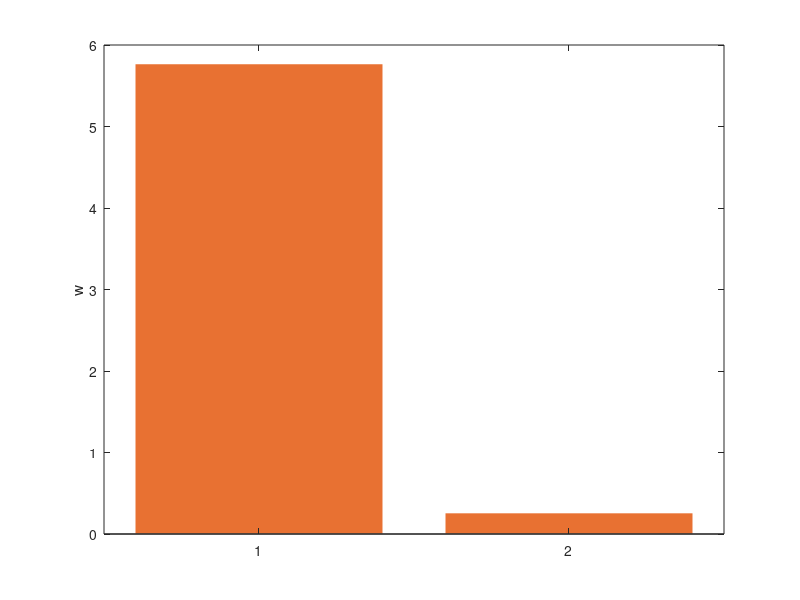

Reproduce this figure in MATLAB. (Note: this script raises an error after producing the figure.)
% Mathematical model for amino acid composition optimization
% ------------ Basic setting of the model --------------- %
% Two amino acids, x and y, are combined into a protein P with abundance A
% ax + (1-a)y -> P
% The amino acid x increases the chance of protein LLPS, therefore
% increasing the functional payoff by dp(a) for one unit of protein
% p(a) was estimated based on protein LLPS database: p(a) =
% 1/(1+exp(6.3-10.6a))
% Cost of x is w, cost of y is 1
% w is a species-specific LLPS cost ratio
% Total budget (w*a+(1-a)*A cannot exceed 1
% The functional payoff function P_func(a,A)=(1+dp(a))A
% Information capacity term P_info(a)=-alog2(a/7)-(1-a)log2((1-a)/13)
% Overall payoff to be optimized: P(a,A) = P_func(a,A)+beta*P_info(a)

%% Plot w for H.sapiens (human) and S.cerevisiae (yeast)
w_human = 5.77;
w_yeast = 0.26;

figure;
bar([1 2],[w_human w_yeast],'FaceColor',[233 113 50]/256,'EdgeColor',[1 1 1]);
ylabel("w");
xticklabels(["H. sapiens" "S. cerevisiae"]);xtickangle(45);
title("LLPS cost ratio (w)");
hold on;
plot([0 3],[1 1],':','Color',[0.5 0.5 0.5]);
xlim([0.2 2.8]);

%% Read and visualize real proteomics data
a_data_table = readtable(fullfile("data", "Ratio of IDR-associated AAs.xlsx"));
a_data_human = a_data_table{ismember(a_data_table.group,'Homo sapiens'),"value"};
a_data_yeast = a_data_table{ismember(a_data_table.group,'Saccharomyces cerevisiae'),"value"};
figure;
subplot(2,1,1);
histogram(a_data_human,0.2:0.01:0.7, ...
    'FaceColor',[233 113 50]/256,'EdgeColor',[1 1 1]);
xlim([0.2 0.7]);title("Distribution of a, H. sapiens",'FontWeight','Normal');
xlabel("a");ylabel("#Proteins");
ax = gca;
ax.LineWidth = 1;
subplot(2,1,2);
histogram(a_data_yeast,0.2:0.01:0.7, ...
    'FaceColor',[233 113 50]/256,'EdgeColor',[1 1 1]);
xlim([0.2 0.7]);title("Distribution of a, S. cerevisiae",'FontWeight','Normal');
xlabel("a");ylabel("#Proteins");
ax = gca;
ax.LineWidth = 1;

%% Plot optimal a against beta and estimate beta from the median of yeast data
d_noLLPS = 0;
beta_vec = 0:0.01:10;
a_opt_human = beta_vec;
a_opt_yeast = beta_vec;
options = optimoptions('fmincon','display','none');
for i = 1:length(beta_vec)
    beta = beta_vec(i);
    a_opt_human(i) = fmincon(@(a)-payoff_overall(a,d_noLLPS,w_human,beta), ...
        0.5,[],[],[],[],0,1,[],options);
    a_opt_yeast(i) = fmincon(@(a)-payoff_overall(a,d_noLLPS,w_yeast,beta), ...
        0.5,[],[],[],[],0,1,[],options);
end
a_yeast_median = median(a_data_yeast);
beta_estimate = inv_linear_interpolation(beta_vec,a_opt_yeast,a_yeast_median);

figure;
subplot(1,2,1);
plot(beta_vec,a_opt_human,'LineWidth',3);
xlabel("\beta");ylabel("Optimal a under d=0");
title("H. sapiens",'FontWeight','Normal');
ax = gca;
ax.LineWidth = 1;
subplot(1,2,2);
plot(beta_vec,a_opt_yeast,'LineWidth',3);
xlabel("\beta");ylabel("Optimal a under d=0");
title("S. cerevisiae",'FontWeight','Normal');
hold on; scatter(beta_estimate,median(a_data_yeast),'Marker','hexagram');
ax = gca;
ax.LineWidth = 1;

%% Plot payoff function against parameter values
% Define range of parameter d and variable a
d = 0:1:3;
a = 0.001:0.001:0.999;
% Define the colormap
colors_spectrum = [0.84	0.10	0.11;
                    0.99	0.68	0.38;
                    0.67	0.87	0.64;
                    0.17	0.51	0.73];
figure;
subplot(2,2,1);
hold on;
for i = 1:length(d)
    f = payoff_overall(a,d(i),w_human,beta_estimate);
    plot(a,f,'Color',colors_spectrum(i,:),'LineWidth',3);
end
box on;
legend(["d=0","d=1","d=2","d=3"]);legend boxoff;
title("P_{max}(a), H. sapiens",'FontWeight','Normal');
xlabel("a");
ylabel("P_{max}(a)");
ax = gca;
ax.LineWidth = 1;

subplot(2,2,2);
hold on;
for i = 1:length(d)
    f = payoff_overall(a,d(i),w_yeast,beta_estimate);
    plot(a,f,'Color',colors_spectrum(i,:),'LineWidth',3);
end
box on;
legend(["d=0","d=1","d=2","d=3"]);legend boxoff;
title("P_{max}(a), S. cerevisiae",'FontWeight','Normal');
xlabel("a");
ylabel("P_{max}(a)");
ax = gca;
ax.LineWidth = 1;

subplot(2,2,3);
h = shannon_entropy20(a);
plot(a,h,'LineWidth',3);
title("Information capacity",'FontWeight','Normal');
xlabel("a");
ylabel("P_{info}(a)");
ax = gca;
ax.LineWidth = 1;

subplot(2,2,4);
A_human = optimal_abundance(a,w_human);
A_yeast = optimal_abundance(a,w_yeast);
plot(a,A_human,'LineWidth',3);
hold on;
plot(a,A_yeast,'LineWidth',3);
legend(["H. sapiens","S. cerevisiae"]);legend boxoff;
title("Maximal protein abundance",'FontWeight','Normal');
xlabel("a");
ylabel("A_{max}(a)");
ax = gca;
ax.LineWidth = 1;

%% Plot optimal a against d for human and yeast
d_vec = 0:0.01:30;
a_opt_human_varying_d = d_vec;
a_opt_yeast_varying_d = d_vec;
options = optimoptions('fmincon','display','none');
for i = 1:length(d_vec)
    a_opt_human_varying_d(i) = fmincon(@(a)-payoff_overall(a,d_vec(i),w_human, ...
        beta_estimate),0.5,[],[],[],[],0,1,[],options);
    a_opt_yeast_varying_d(i) = fmincon(@(a)-payoff_overall(a,d_vec(i),w_yeast, ...
        beta_estimate),0.5,[],[],[],[],0,1,[],options);
end
figure;
plot(d_vec,a_opt_human_varying_d,'LineWidth',3);
hold on;
plot(d_vec,a_opt_yeast_varying_d,'LineWidth',3);
xlabel("d");ylabel("a_{opt}");
title("Optimal a under varying d, human",'FontWeight','Normal');
ax = gca;
ax.LineWidth = 1;
legend(["H. sapiens","S. cerevisiae"]);legend boxoff;

%% Estimate d for each human protein
d_human = a_data_human;
for i = 1:length(d_human)
    d_human(i) = inv_linear_interpolation(d_vec, a_opt_human_varying_d, a_data_human(i));
end
figure;
histogram(d_human,50,'FaceColor',[233 113 50]/256,'EdgeColor',[1 1 1]);
xlabel("d");
ylabel("#Proteins");
title("Infered d for human proteins",'FontWeight','Normal');
ax = gca;
ax.LineWidth = 1;

%% Compute a under yeast w and human d
d_human_feasible = d_human(~isnan(d_human));
a_yeast_w_human_d = d_human_feasible;
for i = 1:length(a_yeast_w_human_d)
    a_yeast_w_human_d(i) = fmincon(@(a)-payoff_overall(a,d_human_feasible(i), ...
        w_yeast, beta_estimate),0.5,[],[],[],[],0,1,[],options);
end

figure;
histogram(a_yeast_w_human_d,50);
title("Optimal a under yeast w and human d",'FontWeight','Normal');
xlabel("a");
ylabel("#Proteins");
ax = gca;
ax.LineWidth = 1;

figure;
scatter(a_data_human(~isnan(d_human)),a_yeast_w_human_d,'Marker','*');
title("Optimal a under w of H. sapiens vs S. cerevisiae",'FontWeight','Normal');
xlabel("a, H.sapiens");
ylabel("a_{opt}, w of S. cerevisiae");
ax = gca;
ax.LineWidth = 1;
box on;

%% Definition of built-in functions
function f = payoff_func(a,d,w)
%Functional payoff function
f = (1 + d./(1 + exp(6.3 - 10.6*a)))./(1 + (w-1)*a);
end

function f = payoff_overall(a,d,w,beta)
%Overall payoff function
f = payoff_func(a,d,w) + beta*shannon_entropy20(a);
end

function h = shannon_entropy20(a)
%Information capacity term
h = -a.*log2(a/7) - (1-a).*log2((1-a)/13);
end

function A = optimal_abundance(a,w)
%Optimal abundance A under given a and w
A = 1./(w*a + 1-a);
end

function x0 = inv_linear_interpolation(xdata,ydata,y0)
% For a set of points (xdata,ydata) forming a curve and a known value y0,
% estimate a value x0 corresponding to y0 that falls on the curve
% The curve needs to be monotonic
delta_y = ydata - y0;
if min(delta_y) > 0
    x0 = NaN;
elseif max(delta_y) < 0
    x0 = NaN;
else
    deltay_sign_change_indicator = delta_y(1:end-1).*delta_y(2:end);
    idx_deltay_sign_change = find(deltay_sign_change_indicator < 0);
    xl = xdata(idx_deltay_sign_change);
    xr = xdata(idx_deltay_sign_change + 1);
    yl = ydata(idx_deltay_sign_change);
    yr = ydata(idx_deltay_sign_change + 1);
    x0 = xl + (xr - xl)*(y0 - yl)/(yr - yl);
end
end
    
